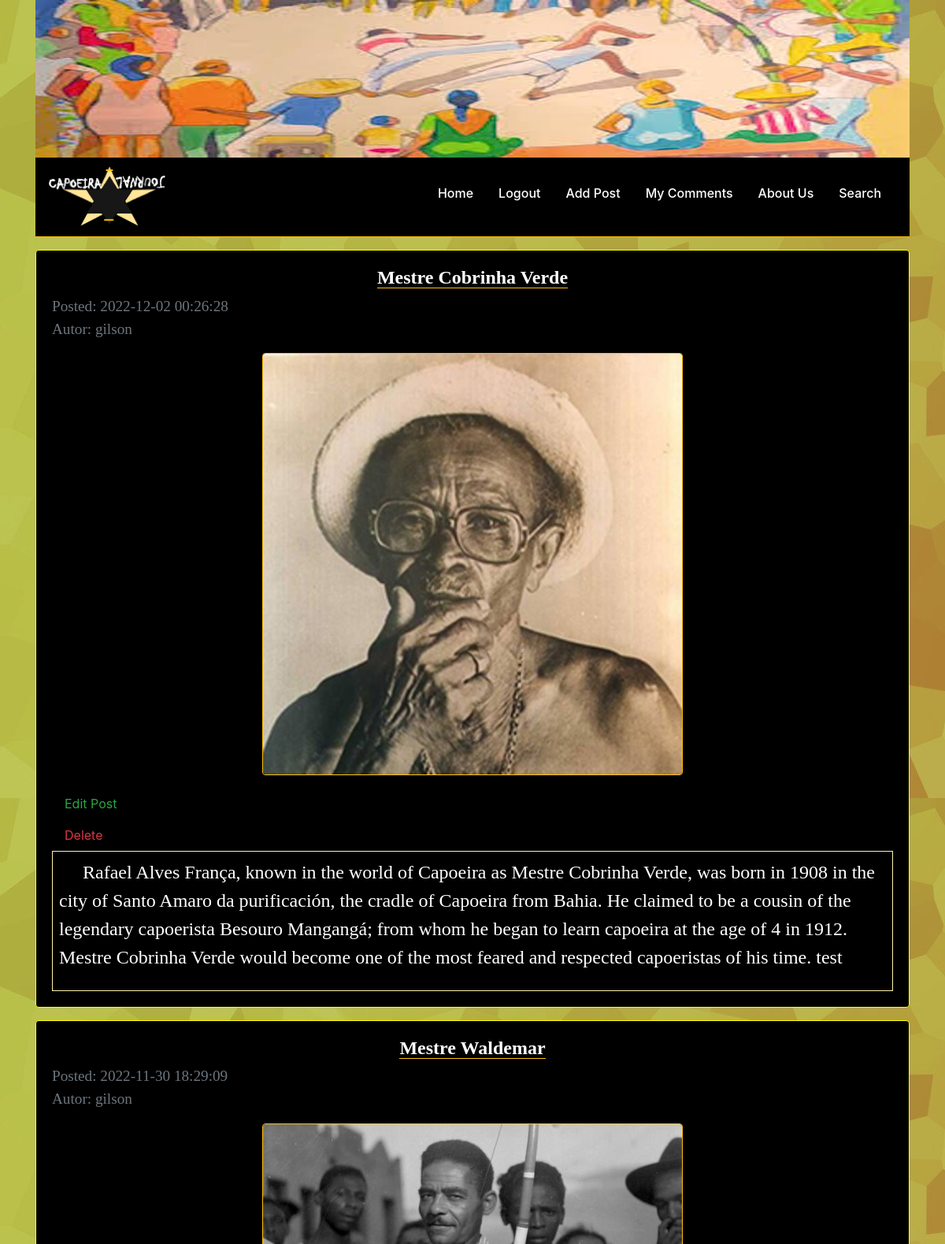
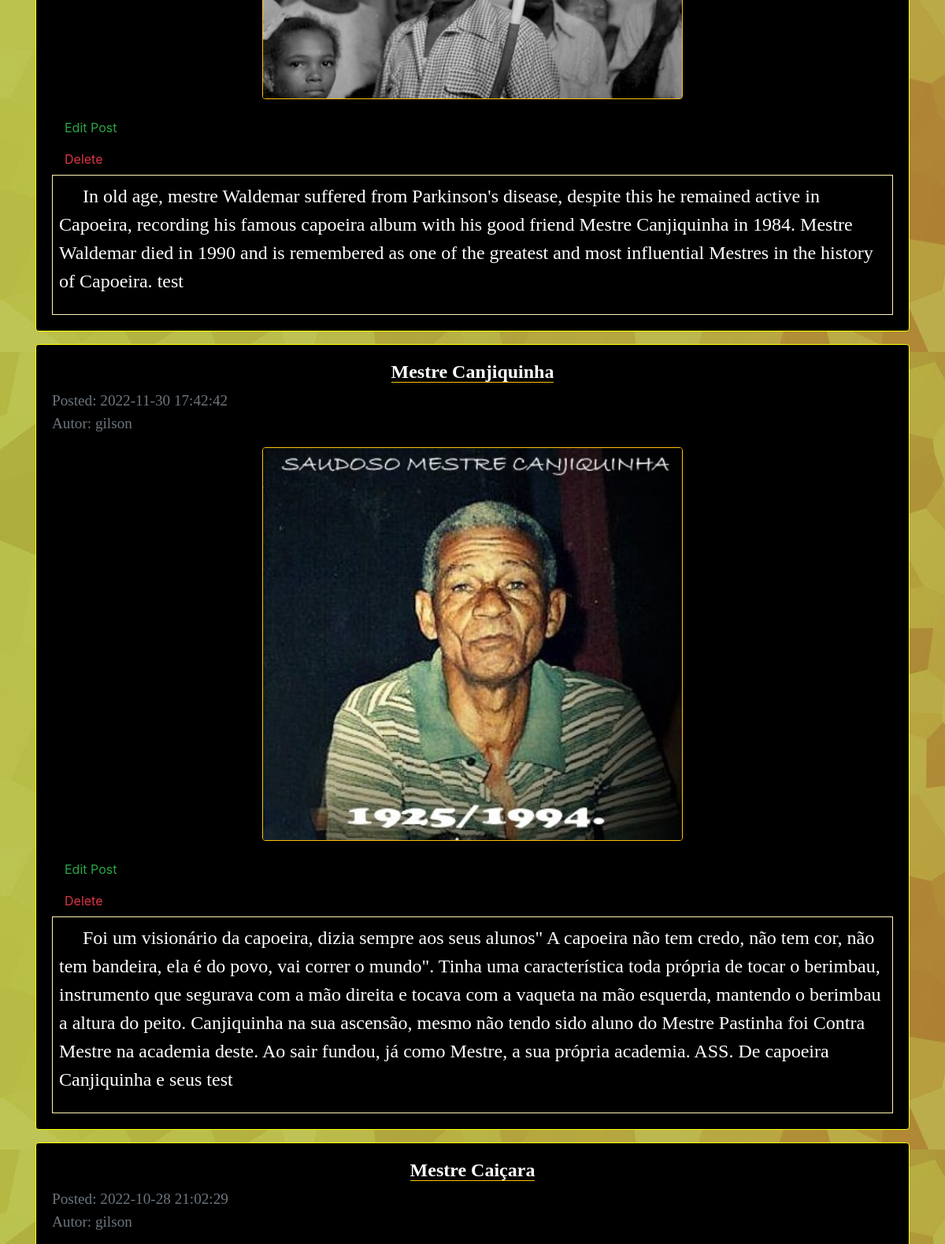
/index.php?mycomments (signed in, upper part), run on the app's committed database (2 pictures, top to bottom).
### tables this page shows
CREATE TABLE `comments` (
  `id` int(11) NOT NULL,
  `picture_id` int(2) NOT NULL,
  `user_id` int(11) NOT NULL,
  `name` varchar(20) NOT NULL,
  `title` varchar(50) NOT NULL,
  `msg` text NOT NULL,
  `date` timestamp NOT NULL DEFAULT CURRENT_TIMESTAMP ON UPDATE CURRENT_TIMESTAMP,
  `approved` tinyint(2) NOT NULL DEFAULT '0',
  `picture` text
);

CREATE TABLE `journal_user` (
  `id` int(11) NOT NULL,
  `password` varchar(40) NOT NULL,
  `username` varchar(11) NOT NULL,
  `first_name` varchar(32) NOT NULL,
  `last_name` varchar(32) NOT NULL
);

### index.php (the view, shortened to what this page needs)
<?php
    require_once "system.php";
    if(isset($_POST['search'])){
        $search = $_POST['search'];
        $where_search="and title like '%{$search}%' or username like '%{$search}%'";
        echo '
            <style>
            div.hideMypost {
                display: none
            }
            </style>
            ';
    }
    else{
        $where_search=false;
    }
    require_once "header.php";
 ?>
 <?php
    if(!empty($_SESSION['user_id'])) {
        $user_id = $_SESSION['user_id'];
    }
    else {
        $user_id = 0;
    }
    if(isset($_GET['mycomments'])) {
        $posts = mysqli_query($dbc,"SELECT comments.*, journal_user.username
                                    FROM comments
                                    INNER JOIN journal_user
                                    ON comments.user_id = journal_user.id
                                    WHERE approved =1 $where_search
                                    AND user_id =$user_id
                                    ORDER BY date DESC");
    }
     while ($post = mysqli_fetch_assoc($posts)) {
            echo '
                <div class="container">
                    <div
                        id="card"
                        class="card my-3"
                        style="border-color: yellow;
                        border-style:solid;
                        border-width: 1px;">
                        <div class="card-body">
                            <h4 style="text-align:center">
                                <strong  class="border-bottom border-warning">'.$post['title'].'</strong>
                            </h4>
                            <p>
                                <small class="text-muted">Posted: '.$post['date'].'</small><br/>
                                <small class="text-muted">Autor: '.$post['username'].'</small>
                            </p>
                            <div id="back row">
                                <img
                                class="rounded mx-auto d-block mb-3 img-fluid col-md-6 col-sm border border-warning p-0"
                                src="pictures/'.$post['picture'].'">
                            </div>
                ';
            if($user_id == $post['user_id']){
                echo '
                    <div>
                        <a
                            class="nav-link text-success"
                            id="index-tab"
                            href="editcomment.php?id='.$post['id'].'"
                            aria-selected="false">
                            Edit Post
                        </a>
                        <a
                            class="nav-link text-danger"
                            id="index-tab"
                            href="deleteComment.php?id='.$post['id'].'"
                            aria-selected="false">
                            Delete
                        </a>
                    </div>
                    ';
            }
                            echo '
                                <div
                                    style="border-color: #fff3b2;
                                    border-style:solid;
                                    border-width: 1px;
                                    class="">
                                    <p class="text-left p-2">&emsp; '.$post['msg'].' test<p>
                                </div>
                        </div>
                    </div>
                </div>
            ';
    }
    require_once "footer.php";
?>

### style.css (style rules this page uses)
html { scroll-behavior: smooth; }
h2,h3,h4,p { font-family: Georgia; color:white; }
p { font-size: 24px; }
#card { background-color: black; }

### data on the page
comments: title "Mestre Cobrinha Verde", date "2022-12-02 00:26:28", user.username "gilson", picture (picture), msg "Rafael Alves França, known in the world of Capoeira as Mestre Cobrinha Verde, was born in 1908 in the city of Santo Amaro da purificación, the cradle of Capoeira from Bahia. He claimed to be a cousin of the legendary capoerista Besouro Mangangá; from whom he began to learn capoeira at the age of 4 in 1912. Mestre Cobrinha Verde would become one of the most feared and respected capoeristas of his time."
comments: title "Mestre Waldemar", date "2022-11-30 18:29:09", user.username "gilson", picture (picture), msg "In old age, mestre Waldemar suffered from Parkinson's disease, despite this he remained active in Capoeira, recording his famous capoeira album with his good friend Mestre Canjiquinha in 1984. Mestre Waldemar died in 1990 and is remembered as one of the greatest and most influential Mestres in the history of Capoeira."
comments: title "Mestre Canjiquinha", date "2022-11-30 17:42:42", user.username "gilson", picture (picture), msg "Foi um visionário da capoeira, dizia sempre aos seus alunos\" A capoeira não tem credo, não tem cor, não tem bandeira, ela é do povo, vai correr o mundo\". Tinha uma característica toda própria de tocar o berimbau, instrumento que segurava com a mão direita e tocava com a vaqueta na mão esquerda, mantendo o berimbau a altura do peito. Canjiquinha na sua ascensão, mesmo não tendo sido aluno do Mestre Pastinha foi Contra Mestre na academia deste. Ao sair fundou, já como Mestre, a sua própria academia. ASS. De capoeira Canjiquinha e seus"
comments: title "Mestre Caiçara", date "2022-10-28 21:02:29", user.username "gilson"
